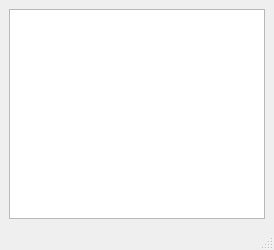
<?xml version="1.0" encoding="UTF-8"?>
<ui version="4.0">
 <class>MainWindow</class>
 <widget class="QMainWindow" name="MainWindow">
  <property name="geometry">
   <rect>
    <x>0</x>
    <y>0</y>
    <width>274</width>
    <height>250</height>
   </rect>
  </property>
  <property name="windowTitle">
   <string>MainWindow</string>
  </property>
  <property name="styleSheet">
   <string notr="true"/>
  </property>
  <property name="documentMode">
   <bool>true</bool>
  </property>
  <widget class="QWidget" name="centralwidget">
   <layout class="QHBoxLayout" name="horizontalLayout">
    <item>
     <widget class="myEdit" name="plainTextEdit"/>
    </item>
   </layout>
  </widget>
  <widget class="QMenuBar" name="menubar">
   <property name="geometry">
    <rect>
     <x>0</x>
     <y>0</y>
     <width>274</width>
     <height>21</height>
    </rect>
   </property>
  </widget>
  <widget class="QStatusBar" name="statusbar"/>
 </widget>
 <customwidgets>
  <customwidget>
   <class>myEdit</class>
   <extends>QPlainTextEdit</extends>
   <header>myEdit_sol</header>
  </customwidget>
 </customwidgets>
 <resources/>
 <connections/>
</ui>
